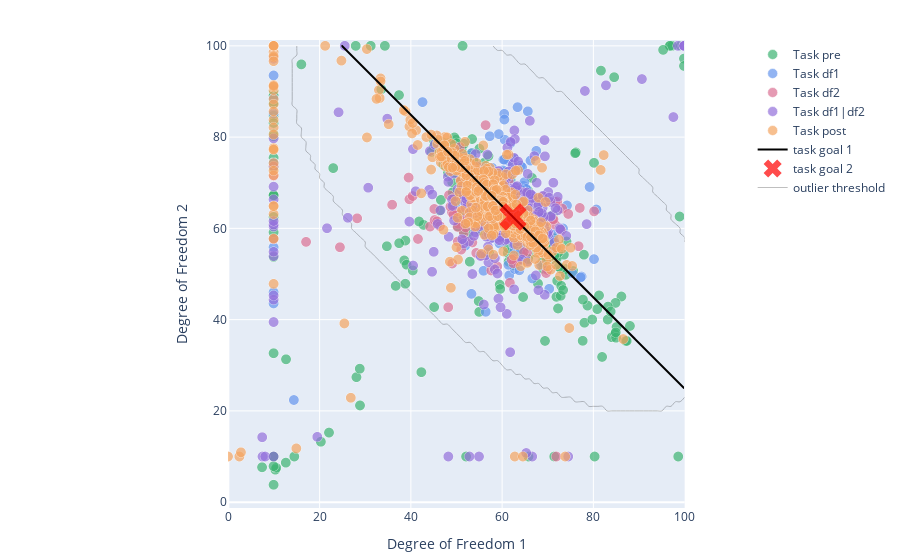

The notebook cell this image was saved under:
### Markdown cell above
### Plot Final States with Outlier Threshold

Display point clouds of data for final state values of degrees of freedom 1 and 2, colored by block. The subspace of task goal 1 is presented as a line. The goal for the additional task is represented as a red cross.

### Code cell
fig_trials_scatter = plot.generate_trials_figure(df, contour_data=z)
fig_trials_scatter.show()

### Figure 1 — Plotly figure (JSON) as saved in the notebook; plotly's stock layout.template omitted (floating-point values rounded to 4 significant figures; data arrays with more than 128 entries replaced by an {"elided": "..."} marker saying what was removed)
{"data": [{"hoverinfo": "text", "marker": {"color": "mediumseagreen", "line": {"color": "white", "width": 0.5}, "size": 10}, "mode": "markers", "name": "Task pre", "opacity": 0.7, "text": {"elided": "1010 str values"}, "type": "scattergl", "x": {"elided": "1010 float values"}, "y": {"elided": "1010 float values"}}, {"hoverinfo": "text", "marker": {"color": "cornflowerblue", "line": {"color": "white", "width": 0.5}, "size": 10}, "mode": "markers", "name": "Task df1", "opacity": 0.7, "text": {"elided": "201 str values"}, "type": "scattergl", "x": {"elided": "201 float values"}, "y": {"elided": "201 float values"}}, {"hoverinfo": "text", "marker": {"color": "palevioletred", "line": {"color": "white", "width": 0.5}, "size": 10}, "mode": "markers", "name": "Task df2", "opacity": 0.7, "text": {"elided": "216 str values"}, "type": "scattergl", "x": {"elided": "216 float values"}, "y": {"elided": "216 float values"}}, {"hoverinfo": "text", "marker": {"color": "mediumpurple", "line": {"color": "white", "width": 0.5}, "size": 10}, "mode": "markers", "name": "Task df1|df2", "opacity": 0.7, "text": {"elided": "568 str values"}, "type": "scattergl", "x": {"elided": "568 float values"}, "y": {"elided": "568 float values"}}, {"hoverinfo": "text", "marker": {"color": "sandybrown", "line": {"color": "white", "width": 0.5}, "size": 10}, "mode": "markers", "name": "Task post", "opacity": 0.7, "text": {"elided": "1023 str values"}, "type": "scattergl", "x": {"elided": "1023 float values"}, "y": {"elided": "1023 float values"}}, {"hovertemplate": "df1+df2=125", "marker": {"color": "black"}, "mode": "lines", "name": "task goal 1", "type": "scattergl", "x": [25, 100], "y": [100, 25]}, {"hoverinfo": "text", "marker": {"color": "red", "size": 25, "symbol": "x"}, "mode": "markers", "name": "task goal 2", "opacity": 0.7, "text": ["task goal 2 (df1=df2)"], "type": "scattergl", "x": [62.5], "y": [62.5]}, {"contours": {"operation": "=", "showlines": false, "type": "constraint", "value": -1}, "hoverinfo": "skip", "line": {"color": "black", "width": 1}, "name": "outlier threshold", "opacity": 0.25, "showlegend": true, "showscale": false, "type": "contour", "z": {"elided": "101x101 int values"}}], "layout": {"hovermode": "closest", "legend": {"orientation": "v", "xanchor": "right", "yanchor": "top"}, "margin": {"b": 40, "l": 40, "r": 10, "t": 40}, "xaxis": {"constrain": "domain", "hoverformat": ".2f", "range": [0, 100], "title": {"text": "Degree of Freedom 1"}}, "yaxis": {"hoverformat": ".2f", "range": [0, 100], "scaleanchor": "x", "scaleratio": 1, "title": {"text": "Degree of Freedom 2"}}}}
